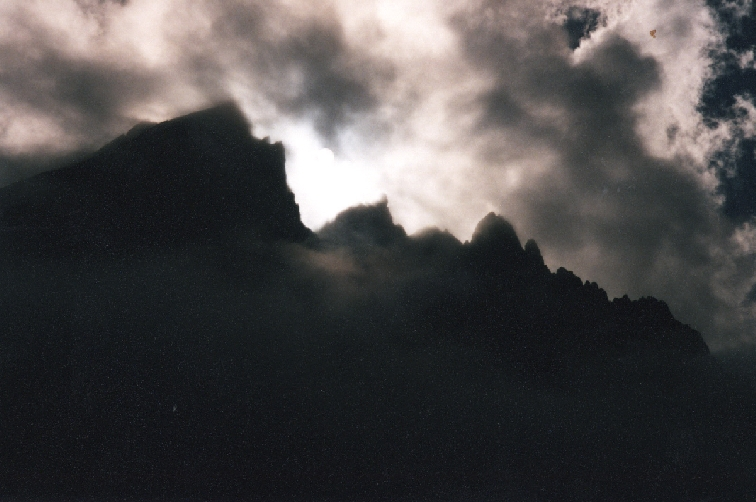
#> input picture 21802480_hw3/input/1.jpg, 756 x 502 px; its folder holds only this picture in this run
$ python part1.py
#> lines starting #> are read from the running program, lines starting #| are printed output that depends on the picture
#> further down, image is the input picture: shape (502, 756, 3); mean B, G, R 72.8, 72.3, 74.6
import cv2
import numpy as np
from skimage.segmentation import slic

def obtain_superpixels(image, num_segments, compactness):
    #Convert image to RGB
#> called with num_segments = 1500, compactness = 10
    if len(image.shape) == 2:
        image = cv2.cvtColor(image, cv2.COLOR_GRAY2RGB)
    elif image.shape[2] == 4:
        image = cv2.cvtColor(image, cv2.COLOR_BGRA2RGB)

    #SLIC superpixel algorithm
    labels = slic(image, n_segments=num_segments, compactness=compactness)
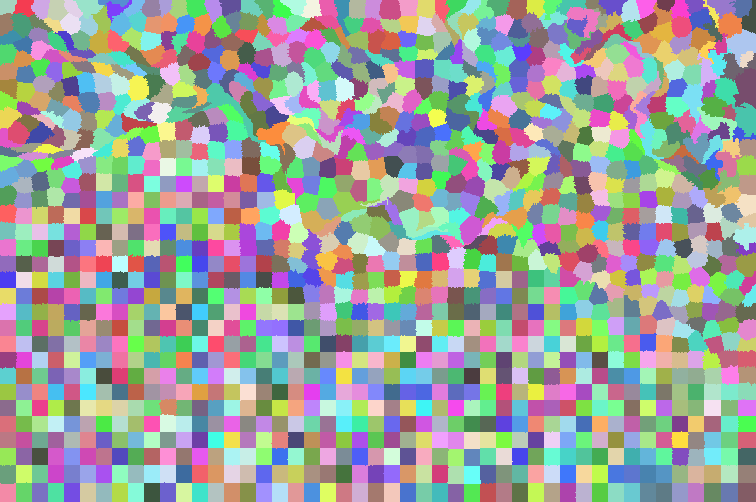
#> labels: shape (502, 756) int64; 1420 distinct labels, from 1 to 1420; one colour per label, 0 black

    return labels

def save_label_image(labels, output_path):
    #conv grayscale
#> called with output_path = 'label output/label1.png'
    cv2.imwrite(output_path, labels.astype(np.uint8))
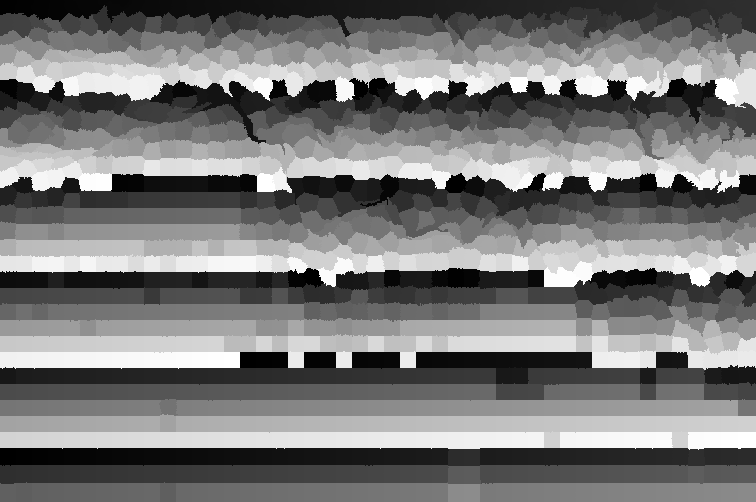
#> saved as label1.png: shape (502, 756); min 0, max 255, mean 121.1

# Parameters for SLIC superpixels
num_segments = 1500  #desired superpixels
compactness = 10  #compactness

#the dataset
dataset_path = 'input'
output_path = 'label output'

for i in range(1, 11):
    image_path = f'{dataset_path}/{i}.jpg'  #image file
    output_image_path = f'{output_path}/label{i}.png'  #output file
    try:
        image = cv2.imread(image_path)

        if image is None:
            raise Exception(f"Failed to load image: {image_path}")

        # Obtain superpixels
        labels = obtain_superpixels(image, num_segments, compactness)

        # Save image
        save_label_image(labels, output_image_path)
    except Exception as e:
        print(f"Error processing image {image_path}: {str(e)}")
